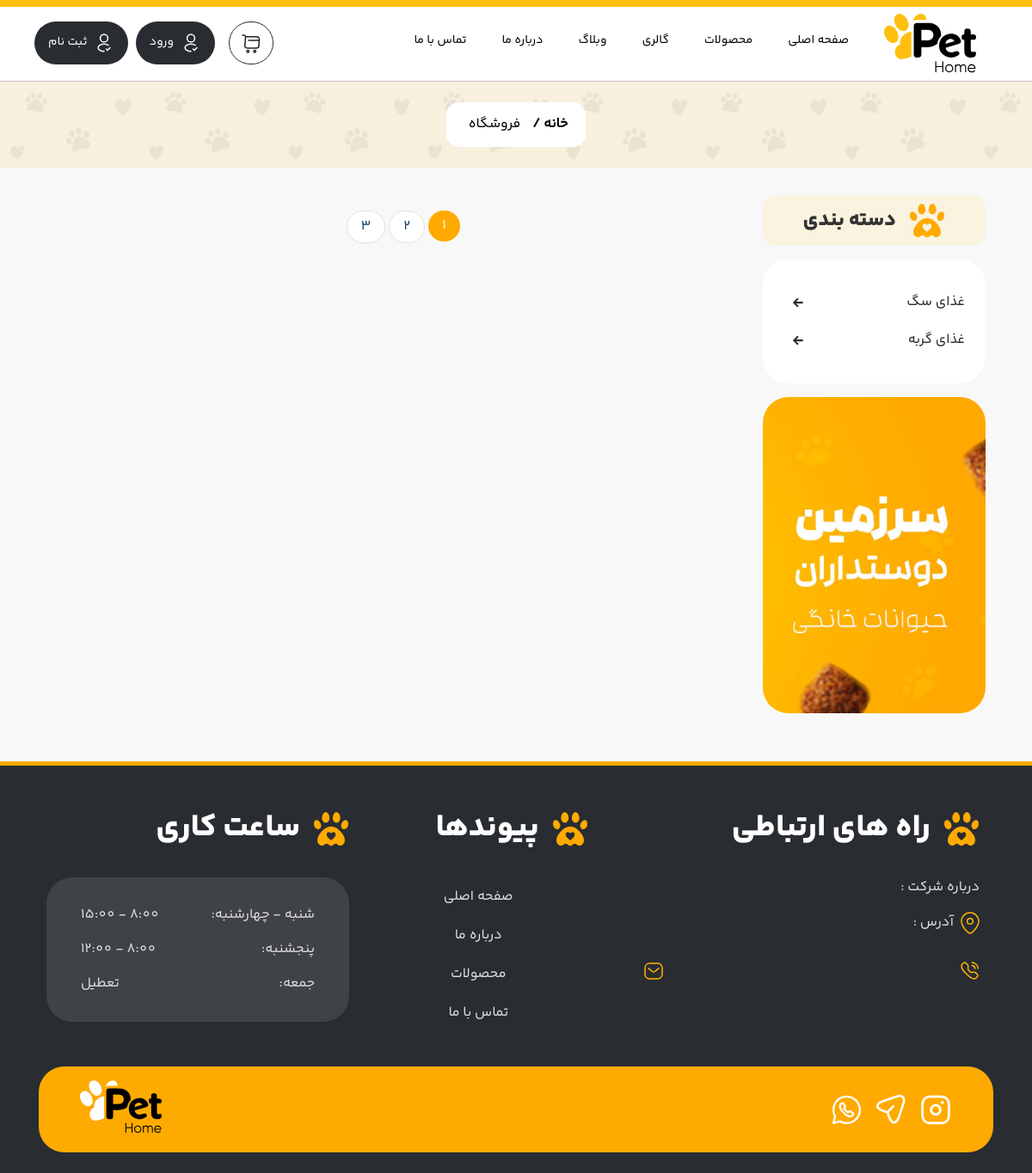
Before: /products/ with the older database file.
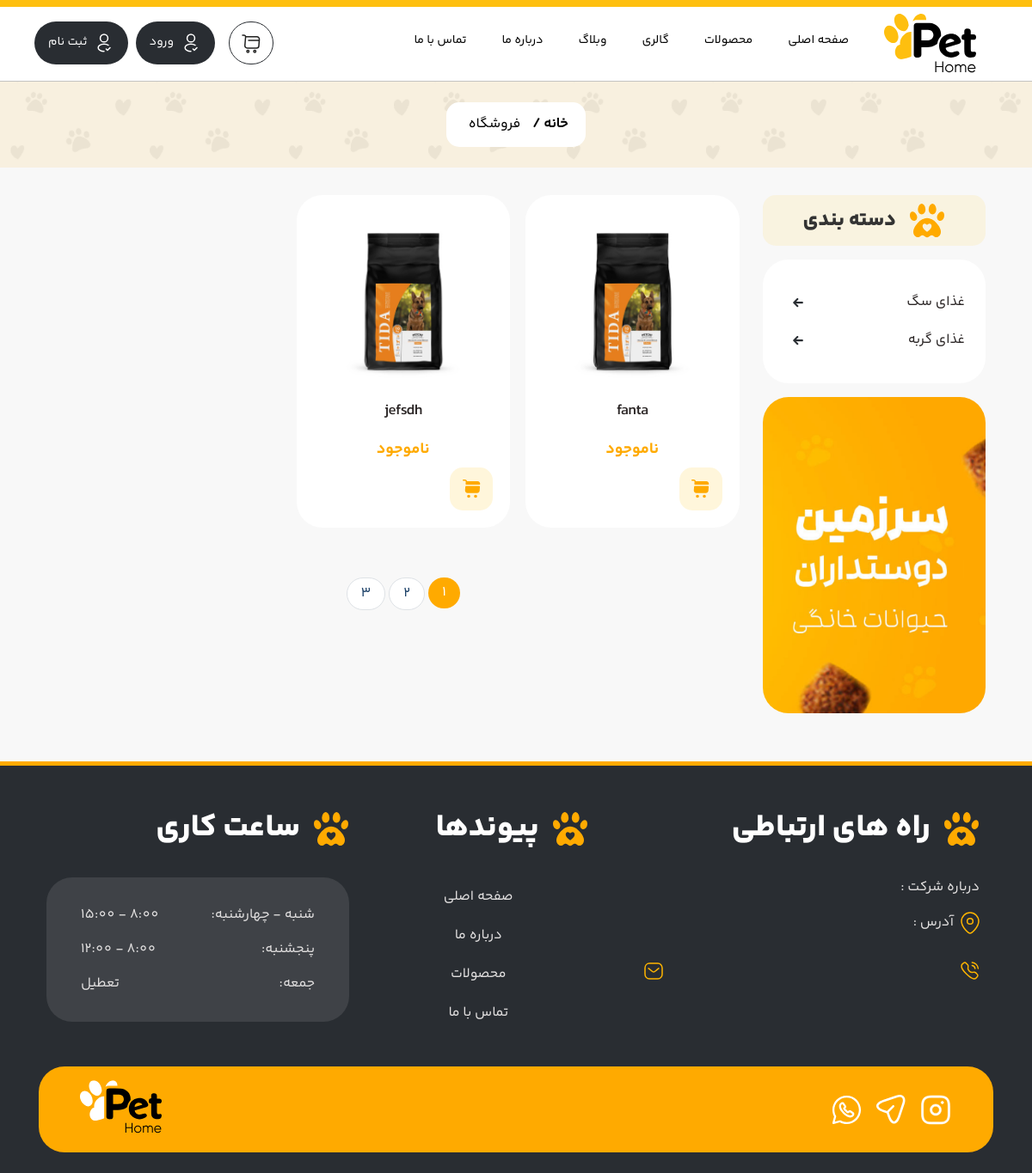
After: the same page with the newer database file.
### product_module/models.py (models this page shows, shortened)
class ProductCategory(models.Model):
    title = models.CharField(max_length=250, verbose_name="عنوان")
    url_title = models.SlugField(max_length=250 , verbose_name="عنوان در url" , null=True)
    is_active = models.BooleanField(verbose_name="فعال / غیرفعال")
    def __str__(self):
        return self.title
    class Meta:
        verbose_name = 'دسته بندی'
        verbose_name_plural = 'دسته بندی ها'

class Product(models.Model):
    name = models.CharField(max_length=250, verbose_name="نام")
    description = models.TextField(verbose_name="توضیحات")
    productcategory = models.ForeignKey(
        ProductCategory,
        on_delete=models.CASCADE,
        null=True, blank=True,
        verbose_name="دسته بندی")
    price = models.IntegerField(verbose_name="قیمت", null=True)
    count = models.IntegerField(verbose_name="تعداد")
    is_active = models.BooleanField(verbose_name="فعال / غیرفعال")
    slug = models.SlugField(verbose_name="اسلاگ", default="", null=False, blank=True, db_index=True, unique=True)
    class Meta:
        ordering = ["price"]
        verbose_name = "محصول"
        verbose_name_plural = "محصولات"

### product_module/views.py (the view)
# urls.py: path('', views.ProductView.as_view(), name="products_list"),
class ProductView(ListView):
    template_name = "products.html"
    model = Product
    paginate_by = 6
    def get_context_data(self, **kwargs):
        context = super().get_context_data(**kwargs)
        context['categories'] = ProductCategory.objects.filter(is_active=True).all()
        context['products'] = Product.objects.filter(is_active=True).all()
        return context

### product_module/templates/products.html (shortened to what this page needs)
{% extends "shared/main.html" %}
{% block content %}
    <section class="container-fluid bkg p-0">
        <div class="row">
            <div class="col-lg-12 p-0 mb-3">
                <div class="bg-package d-flex align-items-center justify-content-center">
                    <div class="breadcrumb radius15">
                        <ul class="">
                            <li><a href="{% url "home:main" %}">خانه / </a></li>
                            <li><a href="{% url "products:products_list" %}" class="current">فروشگاه</a></li>
                        </ul>
                    </div>
                </div>
            </div>
        </div>
    </section>
    <section class="container mb-4">
        <div class="row">
            <div class="col-xl-3 order-xl-0 pt-3 order-1 mb-3">
                <div class="d-flex align-items-center justify-content-center mb-3 bg-title-sidebar p-2 radius15">
                    <h3 class="mr-3">دسته بندی</h3>
                </div>
                <div class="card side-category p-4 mb-3">
                    <ul class="list-unstyled">
                        {% for item in categories %}
                            <li><a href="#"><span>{{ item }}</span></a>
                                <a href="#">
                                    <div class="arrow-cat d-flex align-items-center justify-content-center">
                                    </div>
                                </a>
                            </li>
                        {% endfor %}
                    </ul>
                </div>
                <div class="my-3 text-center">
                    <img src="/static/Img/banner-pet.png" alt="" class="radius30">
                </div>
            </div>
            <div class="col-xl-9 pt-3 order-xl-1 pl-4 order-0 mb-3">
                <div class="row">
                    {% for product in products %}
                        <div class="col-lg-4 col-md-6 mb-4">
                            <div class="card-body mb-3 text-center">
                                <a href="{% url "products:products_detail" product.slug %}">
                                    <img class="img-fluid" src="/static/Img/product-1.jpg">
                                </a>
                                <div>
                                    <h5 class="my-2 YekanBakhFaNum-SemiBold"><a class="card-pro"
                                                                                href="{% url "products:products_detail" product.slug %}">{{ product.name }}</a>
                                    </h5>
                                    <span class="color-orange YekanBakhFaNum-Bold fa18">{% if product.count %}
                                        {{ product.price }}{% else %}ناموجود{% endif %}</span>
                                    <div class="d-flex justify-content-between align-items-center">
                                        <div class="d-flex">
                                            <div class="add-to-cart hoverable outlined">
                                            </div>
                                        </div>
                                    </div>
                                </div>
                            </div>
                        </div>
                    {% endfor %}
                </div>
                <div class="row mt-3">
                    <div class="col-12 text-center mx-auto">
                        <ul class="pagination justify-content-center">
                            <li class="page-item active"><a class="page-link" href="#">1</a></li>
                            <li class="page-item"><a class="page-link" href="#">2</a></li>
                            <li class="page-item"><a class="page-link" href="#">3</a></li>
                        </ul>
                    </div>
                </div>
            </div>
        </div>
    </section>
{% endblock %}

Changed rows visible on the page:
added Product: name "fanta", count "ناموجود"
now on this page (row edited): Product: name "jefsdh", count "ناموجود"
